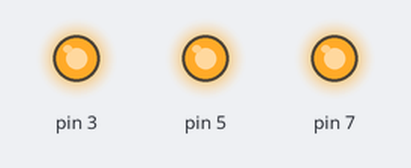
Recording of a program running on a simulated Raspberry Pi (header pin numbers). Parts: output pins drawn as LEDs (lit = HIGH). Random numbers come from a fixed seed.

Above: at 4.8 s.
At 12.17 s:
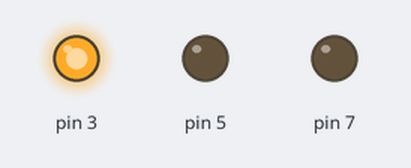
At 15.8 s:
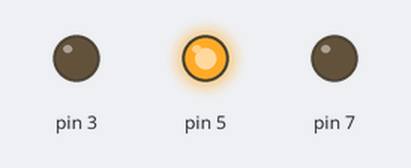
At 17.9 s:
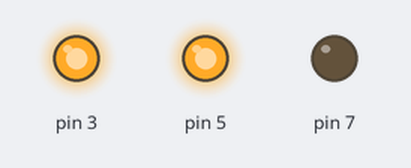
At 26.87 s:
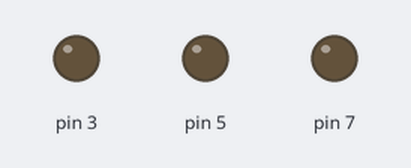
At 36.62 s:
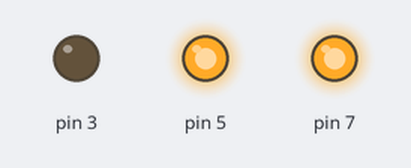
Timing chart, 0 to 40.0 s (numbered marks = the images above):
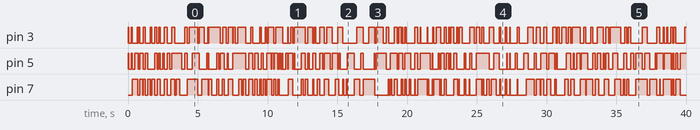

The program:

GPIO_usage.py
```python
import RPi.GPIO as GPIO
import random
import time

# Use pin numbers
GPIO.setmode(GPIO.BOARD)

# Use GPIO numbers not pin numbers
# GPIO.setmode(GPIO.BCM)

# set up the GPIO channels - one input and one output
GPIO.setup(3, GPIO.OUT)
GPIO.setup(5, GPIO.OUT)
GPIO.setup(7, GPIO.OUT)
GPIO.setup(11, GPIO.IN)

# input from GPIO7
# input_value = GPIO.input(7)

# output to GPIO8
#GPIO.output(8, True)

while True:
	GPIO.output(3, random.choice([GPIO.HIGH, GPIO.LOW]))
	GPIO.output(5, random.choice([GPIO.HIGH, GPIO.LOW]))
	GPIO.output(7, random.choice([GPIO.HIGH, GPIO.LOW]))
	time.sleep(random.choice([.05, .1, .15, .2]))
```
